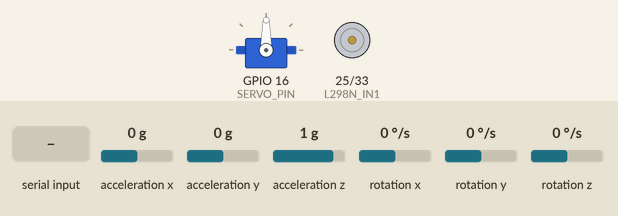
A sketch run on a simulated ESP32. On the bench: servo, motor-driver pin pairs drawn as motors (green arrow = first pin HIGH = forward, orange = second pin HIGH = backward, longer = more drive, scaled by the enable pin). Wiring (inferred from the names in the program): MPU-6050 motion sensor at I2C address 0x68. Inputs (shaded band) come from the test bench; at power-on: acceleration x 0 g, acceleration y 0 g, acceleration z 1 g, rotation x 0 °/s, rotation y 0 °/s, rotation z 0 °/s. What the sketch prints to the serial monitor is not drawn.

Above: at 1.3 s.
1.4 s: "CMD:,45\n" received over Serial
At 2.5 s:
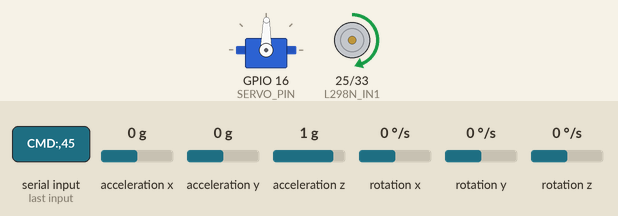
2.9 s: "CMD:\n" received over Serial
4.4 s: "90,45\n" received over Serial
Timing chart, 0 to 7.4 s (numbered marks = the images above; inputs shaded):
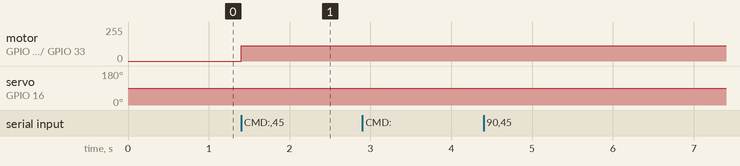

The sketch:

Atheer_RC.ino
```cpp
/*
 * ============================================================
 *  ESP32_Atheer_RC — RC Car Controller
 * ============================================================
 *  Hardware:
 *    Servo signal  → GPIO 16
 *    L298N IN1     → GPIO 25
 *    L298N IN2     → GPIO 33
 *    L298N ENA     → GPIO 12  (PWM)
 *    MPU6050 SDA   → GPIO 21
 *    MPU6050 SCL   → GPIO 22
 *
 *  Communication:
 *   Serial (USB) at 115200 baud for commands & telemetry
 *  (Optional) BluetoothSerial for wireless control — not implemented in this version
 *
 *  Packet format (commands FROM laptop):
 *    CMD:<steering>,<throttle>\n
 *      steering : -100 to 100  (negative=left, positive=right, 0=center)
 *      throttle : -100 to 100  (negative=reverse, positive=forward, 0=stop)
 *    Example: "CMD:-50,75\n"
 *
 *  Packet format (telemetry TO laptop, every 200 ms):
 *    STAT:<speed_ms>,<yaw_deg>\n
 *      speed_ms  : estimated speed in m/s (float, 2 dp)
 *      yaw_deg   : heading in degrees     (float, 2 dp)
 *    Example: "STAT:1.23,045.67\n"
 *
 *  Required libraries (install via Arduino Library Manager):
 *    - ESP32Servo      by Kevin Harrington
 *    - Wire.h          (built-in — no install needed)
 *   - (Optional) BluetoothSerial by Neil Kolban — not implemented in this version
 * ============================================================
 */

// ── Libraries ────────────────────────────────────────────────
#include <ESP32Servo.h>
#include <Wire.h>

// ── MPU6050 I2C address & registers (no library needed) ──────
#define MPU6050_ADDR        0x68   // AD0 pin low (default)
#define MPU6050_PWR_MGMT_1  0x6B
#define MPU6050_ACCEL_XOUT_H 0x3B
#define MPU6050_GYRO_XOUT_H  0x43
#define MPU6050_CONFIG       0x1A  // DLPF config
#define MPU6050_GYRO_CONFIG  0x1B
#define MPU6050_ACCEL_CONFIG 0x1C

// Sensitivity scale factors
// Gyro  ±500  °/s  → 65.5 LSB/(°/s)
// Accel ±8g         → 4096 LSB/g
#define GYRO_SCALE   65.5f
#define ACCEL_SCALE  4096.0f
#define G_TO_MS2     9.80665f

// ── Pin Definitions ──────────────────────────────────────────
#define SERVO_PIN     16
#define L298N_IN1     25
#define L298N_IN2     33
#define L298N_ENA     12   // PWM speed control

// ── Servo Configuration ───────────────────────────────────────
#define SERVO_CENTER  90   // degrees — straight ahead
#define SERVO_MIN     61   // degrees — full left
#define SERVO_MAX     117  // degrees — full right
#define SERVO_PULSE_MIN  500   // µs
#define SERVO_PULSE_MAX  2500  // µs

// ── L298N PWM (LEDC) ─────────────────────────────────────────
#define PWM_CHANNEL   0
#define PWM_FREQ      1000   // Hz
#define PWM_RESOLUTION 8     // bits → 0–255

// ── Telemetry ────────────────────────────────────────────────
#define TELEMETRY_INTERVAL_MS  200

// ── Servo ────────────────────────────────────────────────────
Servo steeringServo;

// ── IMU state ────────────────────────────────────────────────
float yaw_deg       = 0.0f;   // integrated yaw (heading)
float speed_ms      = 0.0f;   // estimated speed
unsigned long lastImuTime = 0;

// ── Telemetry timer ──────────────────────────────────────────
unsigned long lastTelemetryTime = 0;

// ── Incoming serial buffer ───────────────────────────────────────
String Buffer = "";

// ============================================================
//  SETUP
// ============================================================
void setup() {
  Serial.begin(115200);
  Serial.println("[ESP32_Atheer] Booting...");

  // ── Servo ────────────────────────────────────────────────
  ESP32PWM::allocateTimer(0);   // allocate hardware timer for servo
  steeringServo.setPeriodHertz(50);
  steeringServo.attach(SERVO_PIN, SERVO_PULSE_MIN, SERVO_PULSE_MAX);
  steeringServo.write(SERVO_CENTER);
  Serial.println("[SERVO] Initialised at centre (90°)");

  // ── L298N ────────────────────────────────────────────────
  pinMode(L298N_IN1, OUTPUT);
  pinMode(L298N_IN2, OUTPUT);

  ledcAttach(L298N_ENA, PWM_FREQ, PWM_RESOLUTION);
  stopMotor();
  Serial.println("[MOTOR] L298N initialised");

  // ── MPU6050 ──────────────────────────────────────────────
  Wire.begin(21, 22);   // SDA=GPIO21, SCL=GPIO22

  // Wake up MPU6050 (clear sleep bit in PWR_MGMT_1)
  mpu6050_writeReg(MPU6050_PWR_MGMT_1, 0x00);
  delay(100);

  // DLPF bandwidth ~21 Hz (register value 0x04)
  mpu6050_writeReg(MPU6050_CONFIG, 0x04);

  // Gyro full scale ±500 °/s  (FS_SEL=1 → bits [4:3] = 01)
  mpu6050_writeReg(MPU6050_GYRO_CONFIG, 0x08);

  // Accel full scale ±8g       (AFS_SEL=2 → bits [4:3] = 10)
  mpu6050_writeReg(MPU6050_ACCEL_CONFIG, 0x10);

  // Verify device is responding
  Wire.beginTransmission(MPU6050_ADDR);
  if (Wire.endTransmission() != 0) {
    Serial.println("[IMU] MPU6050 not found! Check wiring.");
    while (1) delay(100);
  }

  lastImuTime = millis();
  Serial.println("[IMU] MPU6050 initialised (raw I2C)");

  Serial.println("[ESP32_Atheer] Ready!");
}

// ============================================================
//  LOOP
// ============================================================
void loop() {
  // 1. Read & process incoming serial commands
  readSerial();

  // 2. Update IMU estimates
  updateIMU();

  // 3. Send telemetry every 200 ms
  unsigned long now = millis();
  if (now - lastTelemetryTime >= TELEMETRY_INTERVAL_MS) {
    lastTelemetryTime = now;
    sendTelemetry();
  }
}

// ============================================================
//  SERIAL — read incoming data line by line
// ============================================================
void readSerial() {
  while (Serial.available()) {
    char c = (char)Serial.read();
    if (c == '\n') {
      Buffer.trim();
      if (Buffer.length() > 0) {
        decodeCommand(Buffer);
      }
      Buffer = "";
    } else {
      Buffer += c;
    }
  }
}

// ============================================================
//  DECODE — parse "CMD:<steering>,<throttle>"
// ============================================================
void decodeCommand(const String& packet) {
  // Must start with "CMD:"
  if (!packet.startsWith("CMD:")) {
    Serial.println("[DECODE] Unknown packet: " + packet);
    return;
  }

  String payload = packet.substring(4);  // strip "CMD:"

  int commaIdx = payload.indexOf(',');
  if (commaIdx < 0) {
    Serial.println("[DECODE] Malformed packet (no comma): " + packet);
    return;
  }

  int steering = payload.substring(0, commaIdx).toInt();   // -100 to 100
  int throttle = payload.substring(commaIdx + 1).toInt();  // -100 to 100

  // Clamp values
  steering = constrain(steering, -100, 100);
  throttle = constrain(throttle, -100, 100);

  Serial.printf("[DECODE] steering=%d  throttle=%d\n", steering, throttle);

  applySteeringCommand(steering);
  applyThrottleCommand(throttle);
}

// ============================================================
//  STEERING — map -100…100 → SERVO_MIN…SERVO_MAX
// ============================================================
void applySteeringCommand(int steering) {
  // steering=0 → SERVO_CENTER, -100 → SERVO_MIN, +100 → SERVO_MAX
  int angle = map(steering, -100, 100, SERVO_MIN, SERVO_MAX);
  angle = constrain(angle, SERVO_MIN, SERVO_MAX);
  steeringServo.write(angle);
}

// ============================================================
//  THROTTLE — map -100…100 → L298N direction + PWM
// ============================================================
void applyThrottleCommand(int throttle) {
  if (throttle == 0) {
    stopMotor();
    return;
  }

  int pwmValue = map(abs(throttle), 0, 100, 0, 255);
  pwmValue = constrain(pwmValue, 0, 255);

  if (throttle > 0) {
    // Forward
    digitalWrite(L298N_IN1, HIGH);
    digitalWrite(L298N_IN2, LOW);
  } else {
    // Reverse
    digitalWrite(L298N_IN1, LOW);
    digitalWrite(L298N_IN2, HIGH);
  }

  ledcWrite(L298N_ENA, pwmValue);
}

// ── Stop helper ──────────────────────────────────────────────
void stopMotor() {
  digitalWrite(L298N_IN1, LOW);
  digitalWrite(L298N_IN2, LOW);
  ledcWrite(L298N_ENA, 0);
}

// ============================================================
//  MPU6050 — raw I2C helpers
// ============================================================
void mpu6050_writeReg(uint8_t reg, uint8_t value) {
  Wire.beginTransmission(MPU6050_ADDR);
  Wire.write(reg);
  Wire.write(value);
  Wire.endTransmission();
}

// Read 'len' bytes starting at 'reg' into 'buf'
void mpu6050_readRegs(uint8_t reg, uint8_t* buf, uint8_t len) {
  Wire.beginTransmission(MPU6050_ADDR);
  Wire.write(reg);
  Wire.endTransmission(false);   // repeated start
  Wire.requestFrom((uint8_t)MPU6050_ADDR, len);
  for (uint8_t i = 0; i < len && Wire.available(); i++) {
    buf[i] = Wire.read();
  }
}

// Combine two bytes into a signed 16-bit integer
int16_t mpu6050_combine(uint8_t hi, uint8_t lo) {
  return (int16_t)((hi << 8) | lo);
}

// ============================================================
//  IMU — integrate gyro for yaw, integrate accel for speed
// ============================================================
void updateIMU() {
  // Read 14 bytes: accel (6) + temp (2) + gyro (6)
  uint8_t buf[14];
  mpu6050_readRegs(MPU6050_ACCEL_XOUT_H, buf, 14);

  // Raw values
  int16_t rawAx = mpu6050_combine(buf[0],  buf[1]);
  // int16_t rawAy = mpu6050_combine(buf[2],  buf[3]);  // unused
  // int16_t rawAz = mpu6050_combine(buf[4],  buf[5]);  // unused
  // buf[6..7] = temperature — skipped
  // int16_t rawGx = mpu6050_combine(buf[8],  buf[9]);  // unused
  // int16_t rawGy = mpu6050_combine(buf[10], buf[11]); // unused
  int16_t rawGz = mpu6050_combine(buf[12], buf[13]);

  // Convert to physical units
  float accelX = (rawAx / ACCEL_SCALE) * G_TO_MS2;   // m/s²
  float gyroZ  =  rawGz / GYRO_SCALE;                 // °/s

  unsigned long now = millis();
  float dt = (now - lastImuTime) / 1000.0f;            // seconds
  lastImuTime = now;

  // ── Yaw: integrate Z-axis gyro (°/s → °) ────────────────
  yaw_deg += gyroZ * dt;

  // Keep yaw in 0–360 range
  if (yaw_deg <   0) yaw_deg += 360.0f;
  if (yaw_deg > 360) yaw_deg -= 360.0f;

  // ── Speed: integrate forward acceleration (X-axis) ───────
  // Dead-band to suppress sensor noise at rest
  if (fabsf(accelX) < 0.15f) accelX = 0.0f;

  speed_ms += accelX * dt;

  // Clamp to prevent unbounded drift
  speed_ms = constrain(speed_ms, -10.0f, 10.0f);

  // Gentle decay simulates rolling friction / coming to rest
  speed_ms *= 0.98f;
}

// ============================================================
//  ENCODE & SEND telemetry — "STAT:<speed>,<yaw>\n"
// ============================================================
void sendTelemetry() {
  char packet[64];
  snprintf(packet, sizeof(packet), "STAT:%.2f,%.2f\n", speed_ms, yaw_deg);
  Serial.print(packet);
}
```

Measured:
- after the input at 1.4 s, motor on GPIO 25 (L298N_IN1) / GPIO 33 (L298N_IN2): stopped → forward 114/255 at once; servo on GPIO 16 (SERVO_PIN): 90° → 89° at once
- after the input at 2.9 s, every drawn part: stays the same
- after the input at 4.4 s, every drawn part: stays the same
